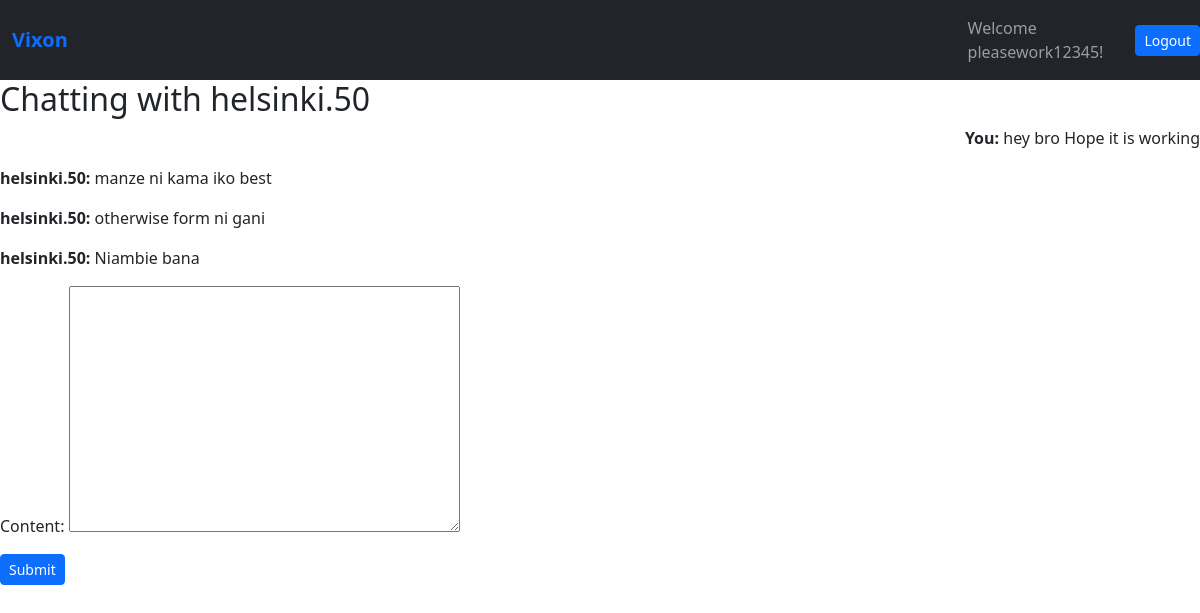
Screenshot of /chat/helsinki.50 (signed in) with the database file from the repository.
### learnedapp/models.py (models this page shows, shortened)
class Messages(models.Model):
    sender = models.ForeignKey(User, on_delete=models.CASCADE, related_name='sent_messages')
    reciever = models.ForeignKey(User, on_delete=models.CASCADE, related_name='recieved_messages')
    content = models.TextField()
    timestamp = models.DateTimeField(auto_now_add=True)
    is_read = models.BooleanField(default=False)

### learnedapp/views.py (the view)
# urls.py: path('chat/<str:username>', views.chat, name='chat'),
@login_required
def chat(request, username):
    if request.user.username == username:
        return redirect('profile')
    reciever = get_object_or_404(User, username=username) #User.objects.get(username=username)
    messages = Messages.objects.filter(
        sender__in = [request.user, reciever],
        reciever__in = [request.user, reciever]
    ).order_by('timestamp')
    Messages.objects.filter(
        sender = reciever,
        reciever = request.user,
        is_read = False
    ).update(is_read=True)
    if request.method == 'POST':
        form = MessageForm(request.POST)
        if form.is_valid():
            msg = form.save(commit=False)
            msg.sender = request.user
            msg.reciever = reciever
            msg.save()
            return redirect('chat', username=reciever.username)
    else:
        form = MessageForm()
    context = {'messages': messages, 'form': form, 'reciever': reciever}
    return render(request, 'learnedapp/chat.html', context)

### learnedapp/forms.py
class MessageForm(forms.ModelForm):
    class Meta:
        model = Messages
        fields = ['content']

### learnedapp/templates/learnedapp/chat.html (shortened to what this page needs)
{% extends 'learnedapp/base.html' %}
{% block content %}
<h2>Chatting with {{ reciever.username }}</h2>
{% for message in messages %}
    {% if message.sender == request.user %}
        <p style="text-align:right;">
            <strong>You:</strong> {{ message.content }}
        </p>
    {% else %}
        <p>
            <strong>{{ message.sender.username }}:</strong> {{ message.content }}
        </p>
    {% endif %}
{% endfor %}
<form method="post">
    {{ form.as_p}}
    <button type="submit" class="btn btn-sm btn-primary">Submit</button>
</form>
{% endblock %}

### learnedapp/templates/learnedapp/base.html (shortened to what this page needs)
{% load static %}
<!DOCTYPE html>
<html lang="en">
<head>
    <link rel="stylesheet" href="{% static 'css/bootstrap.min.css' %}">
</head>
<body>
        <nav class="navbar navbar-expand-lg navbar-dark bg-dark">
  <div class="container">
    <a class="navbar-brand text-primary fw-bold" href="/">Vixon</a>
   </div>
    <div class="ms-auto d-flex align-items-center" style="flex-direction: row;">
        {% if user.is_authenticated %}
            <span class="navbar-text me-3 ">Welcome {{ user.username }}!</span>
            <form action="{% url 'logout' %}" method="POST" style="display: inline;">
                <button type="submit" class="btn btn-sm btn-primary">Logout</button>
            </form>
        </div>
        </nav>
        {% else %}
            <a href="{% url 'login'%}" class="btn btn-sm btn-outline-light me-2">Login</a>
            <a href="{% url 'register' %}" class="btn btn-sm btn-primary">Sign <span>Up</span></a>
        </div>
        </nav>
        {% endif %}
    {% block content %}
    {% endblock %}
</body>
</html>

### rows the page displays
Messages: content "hey bro Hope it is working"
Messages: sender.username "helsinki.50", content "manze ni kama iko best"
Messages: sender.username "helsinki.50", content "otherwise form ni gani"
Messages: sender.username "helsinki.50", content "Niambie bana"

### other values shown
{{ user.username }} "pleasework12345"
{{ reciever.username }} "helsinki.50"
